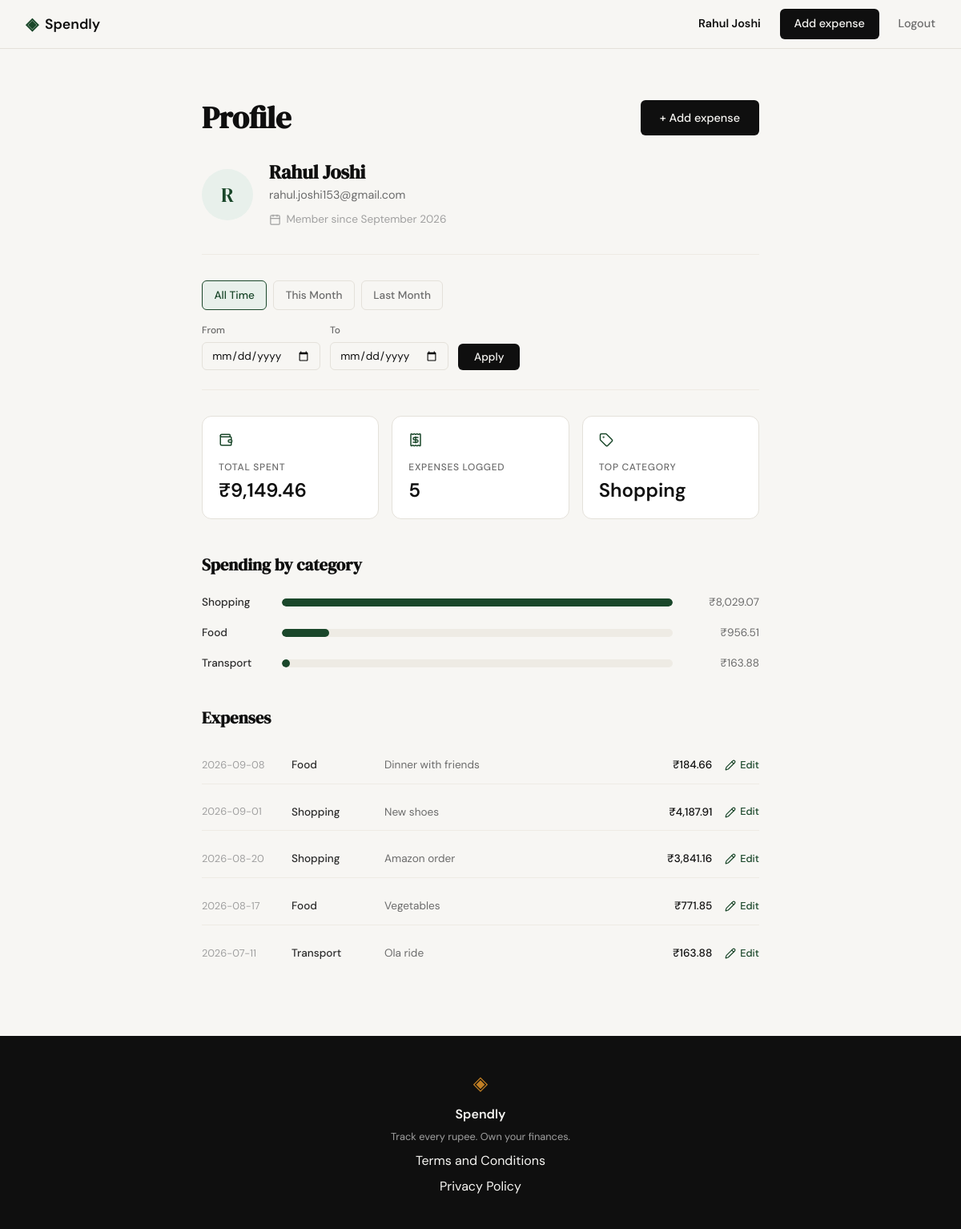
Screenshot of /profile (signed in) with the database file from the repository.
### tables this page shows
CREATE TABLE users (
    id            INTEGER PRIMARY KEY AUTOINCREMENT,
    name          TEXT NOT NULL,
    email         TEXT NOT NULL UNIQUE,
    password_hash TEXT NOT NULL,
    created_at    TEXT NOT NULL DEFAULT (datetime('now'))
);

CREATE TABLE expenses (
    id          INTEGER PRIMARY KEY AUTOINCREMENT,
    user_id     INTEGER NOT NULL REFERENCES users(id),
    amount      REAL    NOT NULL,
    category    TEXT    NOT NULL,
    date        TEXT    NOT NULL,          -- 'YYYY-MM-DD'
    description TEXT,
    created_at  TEXT    NOT NULL DEFAULT (datetime('now'))
);

### app.py (the view)
@app.route("/profile")
@login_required
def profile():
    start, end = _parse_date_range(request.args.get("start"), request.args.get("end"))
    is_filtered = start is not None
    params = [g.user["id"]]
    date_clause = ""
    if is_filtered:
        date_clause = " AND date >= ? AND date <= ?"
        params += [start, end]
    conn = get_db()
    try:
        summary = conn.execute(
            "SELECT COUNT(*) AS count, COALESCE(SUM(amount), 0) AS total "
            "FROM expenses WHERE user_id = ?" + date_clause,
            params,
        ).fetchone()
        rows = conn.execute(
            "SELECT category, SUM(amount) AS total "
            "FROM expenses WHERE user_id = ?" + date_clause + " "
            "GROUP BY category ORDER BY total DESC",
            params,
        ).fetchall()
        expenses = conn.execute(
            "SELECT id, amount, category, date, description "
            "FROM expenses WHERE user_id = ?" + date_clause + " "
            "ORDER BY date DESC, id DESC",
            params,
        ).fetchall()
    finally:
        conn.close()
    top_total = rows[0]["total"] if rows else 0
    breakdown = [
        {
            "category": row["category"],
            "total": row["total"],
            "pct": round(row["total"] / top_total * 100) if top_total else 0,
        }
        for row in rows
    ]
    top_category = rows[0]["category"] if rows else None
    if top_category:
        top_category_display = top_category
    elif is_filtered:
        top_category_display = "No expenses in this range"
    else:
        top_category_display = "No expenses yet"
    this_month_start, this_month_end = _month_range(0)
    last_month_start, last_month_end = _month_range(-1)
    return render_template(
        "profile.html",
        expense_count=summary["count"],
        total_spent=summary["total"],
        top_category_display=top_category_display,
        breakdown=breakdown,
        member_since=_month_year(g.user["created_at"]),
        selected_start=start or "",
        selected_end=end or "",
        is_filtered=is_filtered,
        active_filter=_classify_filter(start, end),
        this_month_start=this_month_start,
        this_month_end=this_month_end,
        last_month_start=last_month_start,
        last_month_end=last_month_end,
        expenses=expenses,
    )

### app.py (called while the page is built, shortened)
@app.before_request
def load_logged_in_user():
    user_id = session.get("user_id")
    if user_id is None:
        g.user = None
        return
    conn = get_db()
    try:
        g.user = conn.execute(
            "SELECT id, name, email, created_at FROM users WHERE id = ?", (user_id,)
        ).fetchone()
    finally:
        conn.close()

@app.context_processor
def inject_current_user():
    return {"current_user": g.get("user")}

def login_required(view):
    @wraps(view)
    def wrapped(*args, **kwargs):
        if g.user is None:
            return redirect(url_for("login"))
        return view(*args, **kwargs)
    return wrapped

def _month_year(timestamp):
    if not timestamp:
        return None
    try:
        return datetime.strptime(str(timestamp)[:19], "%Y-%m-%d %H:%M:%S").strftime(
            "%B %Y"
        )
    except ValueError:
        return None

@app.template_filter("rupees")
def rupees(value):
    try:
        amount = float(value)
    except (TypeError, ValueError):
        amount = 0.0
    return f"₹{amount:,.2f}"

def _parse_date_range(start_raw, end_raw):
    if not start_raw or not end_raw:
        return None, None

def _month_range(offset=0):
    today = date.today()
    month_index = today.month - 1 + offset
    year = today.year + month_index // 12
    month = month_index % 12 + 1
    start = date(year, month, 1)
    end = date(year, month, calendar.monthrange(year, month)[1])
    return start.strftime("%Y-%m-%d"), end.strftime("%Y-%m-%d")

def _classify_filter(start, end):
    if start is None:
        return "all_time"
    if (start, end) == _month_range(0):
        return "this_month"
    if (start, end) == _month_range(-1):
        return "last_month"
    return "custom"

### database/db.py (called while the page is built)
def get_db():
    conn = sqlite3.connect(DB_PATH)
    conn.row_factory = sqlite3.Row
    conn.execute("PRAGMA foreign_keys = ON")
    return conn

### templates/profile.html (shortened to what this page needs)
{% extends "base.html" %}
{% block head %}<link rel="stylesheet" href="{{ url_for('static', filename='css/profile.css') }}">{% endblock %}
{% block content %}
<section class="profile">
    <div class="profile-inner">
        <div class="profile-heading-row">
            <h1 class="profile-heading">Profile</h1>
            <a href="{{ url_for('add_expense') }}" class="btn-primary">+ Add expense</a>
        </div>
        <div class="profile-identity">
            <div class="profile-avatar">{{ current_user.name[:1] | upper }}</div>
            <div class="profile-identity-text">
                <h2 class="profile-name">{{ current_user.name }}</h2>
                <p class="profile-email">{{ current_user.email }}</p>
                {% if member_since %}
                <p class="profile-meta">
                    <i data-lucide="calendar"></i> Member since {{ member_since }}
                </p>
                {% endif %}
            </div>
        </div>
        <div class="profile-filter">
            <nav class="profile-filter-quick">
                <a href="{{ url_for('profile') }}"
                   class="profile-filter-link{{ ' active' if active_filter == 'all_time' else '' }}">All Time</a>
                <a href="{{ url_for('profile', start=this_month_start, end=this_month_end) }}"
                   class="profile-filter-link{{ ' active' if active_filter == 'this_month' else '' }}">This Month</a>
                <a href="{{ url_for('profile', start=last_month_start, end=last_month_end) }}"
                   class="profile-filter-link{{ ' active' if active_filter == 'last_month' else '' }}">Last Month</a>
            </nav>
            <form class="profile-filter-form" method="get" action="{{ url_for('profile') }}">
                <div class="profile-filter-field">
                    <label for="filter-start">From</label>
                    <input type="date" id="filter-start" name="start" class="form-input" value="{{ selected_start }}">
                </div>
                <div class="profile-filter-field">
                    <label for="filter-end">To</label>
                    <input type="date" id="filter-end" name="end" class="form-input" value="{{ selected_end }}">
                </div>
                <button type="submit" class="btn-primary profile-filter-submit">Apply</button>
            </form>
        </div>
        <div class="profile-stats">
            <div class="profile-stat-card">
                <span class="profile-stat-icon"><i data-lucide="wallet"></i></span>
                <span class="profile-stat-label">Total spent</span>
                <span class="profile-stat-value">{{ total_spent | rupees }}</span>
            </div>
            <div class="profile-stat-card">
                <span class="profile-stat-icon"><i data-lucide="receipt"></i></span>
                <span class="profile-stat-label">Expenses logged</span>
                <span class="profile-stat-value">{{ expense_count }}</span>
            </div>
            <div class="profile-stat-card">
                <span class="profile-stat-icon"><i data-lucide="tag"></i></span>
                <span class="profile-stat-label">Top category</span>
                <span class="profile-stat-value">{{ top_category_display }}</span>
            </div>
        </div>
        <div class="profile-breakdown">
            <h3 class="profile-breakdown-title">Spending by category</h3>
            {% if breakdown %}
            <ul class="profile-cat-list">
                {% for row in breakdown %}
                <li class="profile-cat-row">
                    <span class="profile-cat-label">{{ row.category }}</span>
                    <span class="profile-cat-track">
                        <span class="profile-cat-bar" style="width: {{ row.pct }}%"></span>
                    </span>
                    <span class="profile-cat-amount">{{ row.total | rupees }}</span>
                </li>
                {% endfor %}
            </ul>
            {% elif is_filtered %}
            <p class="profile-empty">
                No expenses in this range — try a different range or clear the
                filter.
            </p>
            {% else %}
            <p class="profile-empty">
                No expenses yet — once you start logging, your category breakdown
                shows up here.
            </p>
            {% endif %}
        </div>
        <div class="profile-expenses">
            <h3 class="profile-breakdown-title">Expenses</h3>
            {% if expenses %}
            <ul class="profile-expense-list">
                {% for row in expenses %}
                <li class="profile-expense-row">
                    <span class="profile-expense-date">{{ row.date }}</span>
                    <span class="profile-expense-category">{{ row.category }}</span>
                    <span class="profile-expense-description">{{ row.description or "—" }}</span>
                    <span class="profile-expense-amount">{{ row.amount | rupees }}</span>
                    <a href="{{ url_for('edit_expense', id=row.id) }}" class="profile-expense-edit">
                        <i data-lucide="pencil"></i> Edit
                    </a>
                </li>
                {% endfor %}
            </ul>
            {% elif is_filtered %}
            <p class="profile-empty">
                No expenses in this range — try a different range or clear the
                filter.
            </p>
            {% else %}
            <p class="profile-empty">
                No expenses yet — once you start logging, they'll show up here.
            </p>
            {% endif %}
        </div>
    </div>
</section>
{% endblock %}

### templates/base.html (shortened to what this page needs)
<!DOCTYPE html>
<html lang="en">
<head>
    <link rel="stylesheet" href="{{ url_for('static', filename='css/style.css') }}">
    {% block head %}{% endblock %}
</head>
<body>
    <nav class="navbar">
        <div class="nav-inner">
            <a href="{{ url_for('landing') }}" class="nav-brand">
                <span class="brand-icon">◈</span>
                <span class="brand-name">Spendly</span>
            </a>
            <div class="nav-links">
                {% if current_user %}
                <a href="{{ url_for('profile') }}" class="nav-user">{{ current_user.name }}</a>
                <a href="{{ url_for('add_expense') }}" class="nav-cta">Add expense</a>
                <a href="{{ url_for('logout') }}">Logout</a>
                {% else %}
                <a href="{{ url_for('login') }}">Sign in</a>
                <a href="{{ url_for('register') }}" class="nav-cta">Get started</a>
                {% endif %}
            </div>
        </div>
    </nav>
    <main class="main-content">
        {% block content %}{% endblock %}
    </main>
    <footer class="footer">
        <div class="footer-inner">
            <span class="brand-icon">◈</span>
            <span class="footer-name">Spendly</span>
            <p class="footer-copy">Track every rupee. Own your finances.</p>
            <a href="{{ url_for('terms') }}">Terms and Conditions</a>
            <a href="{{ url_for('privacy') }}">Privacy Policy</a>
        </div>
    </footer>
</body>
</html>

### static/css/style.css (style rules this page uses)
:root { --ink: #0f0f0f; --ink-soft: #2d2d2d; --ink-muted: #6b6b6b; --ink-faint: #a0a0a0; --paper: #f7f6f3; --paper-warm: #f0ede6; --paper-card: #ffffff; --accent: #1a472a; --accent-light: #e8f0eb; --accent-2: #c17f24; --accent-2-light: #fdf3e3; --danger: #c0392b; --danger-light: #fdecea; --border: #e4e1da; --border-soft: #eeebe4; --font-display: 'DM Serif Display', Georgia, serif; --font-body: 'DM Sans', system-ui, sans-serif; --max-width: 1200px; --auth-width: 440px; --radius-sm: 6px; --radius-md: 12px; --radius-lg: 20px; }
*, *::before, *::after { box-sizing: border-box; margin: 0; padding: 0; }
html { font-size: 16px; scroll-behavior: smooth; }
body { background: var(--paper); color: var(--ink); font-family: var(--font-body); font-size: 1rem; line-height: 1.6; -webkit-font-smoothing: antialiased; }
a { color: inherit; text-decoration: none; }
.navbar { position: sticky; top: 0; z-index: 100; background: var(--paper); border-bottom: 1px solid var(--border); padding: 0 2rem; }
.nav-inner { max-width: var(--max-width); margin: 0 auto; height: 60px; display: flex; align-items: center; justify-content: space-between; }
.nav-brand { display: flex; align-items: center; gap: 0.5rem; font-family: var(--font-body); font-weight: 600; font-size: 1.1rem; color: var(--ink); }
.brand-icon { color: var(--accent); font-size: 1.3rem; }
.brand-name { color: var(--ink); }
.nav-links { display: flex; align-items: center; gap: 1.5rem; font-size: 0.9rem; font-weight: 500; }
.nav-links a { color: var(--ink-muted); transition: color 0.2s; }
.nav-links a.nav-user { color: var(--ink); font-weight: 600; }
.nav-cta { background: var(--ink) !important; color: var(--paper) !important; padding: 0.45rem 1.1rem; border-radius: var(--radius-sm); transition: background 0.2s !important; }
.main-content { min-height: calc(100vh - 60px - 100px); }
.btn-primary { display: inline-block; background: var(--ink); color: var(--paper); padding: 0.65rem 1.5rem; border-radius: var(--radius-sm); font-family: var(--font-body); font-size: 0.9rem; font-weight: 500; cursor: pointer; border: none; transition: background 0.2s; text-decoration: none; }
.form-input { width: 100%; padding: 0.6rem 0.875rem; border: 1px solid var(--border); border-radius: var(--radius-sm); font-family: var(--font-body); font-size: 0.95rem; color: var(--ink); background: var(--paper); outline: none; transition: border-color 0.2s; }
.form-input::placeholder { color: var(--ink-faint); }
.footer { background: var(--ink); color: var(--paper); padding: 2.5rem 2rem; text-align: center; }
.footer-inner { display: flex; flex-direction: column; align-items: center; gap: 0.4rem; }
.footer .brand-icon { color: var(--accent-2); font-size: 1.5rem; }
.footer-name { font-weight: 600; font-size: 1rem; }
.footer-copy { font-size: 0.8rem; color: var(--ink-faint); }

### rows the page displays
users: name "Rahul Joshi", name "R", email "rahul.joshi153@gmail.com"
expenses: date "2026-09-08", category "Food", description "Dinner with friends", amount "₹184.66"
expenses: date "2026-09-01", category "Shopping", description "New shoes", amount "₹4,187.91"
expenses: date "2026-08-20", category "Shopping", description "Amazon order", amount "₹3,841.16"
expenses: date "2026-08-17", category "Food", description "Vegetables", amount "₹771.85"
expenses: date "2026-07-11", category "Transport", description "Ola ride", amount "₹163.88"

### other values shown
{{ member_since }} "September 2026"
{{ total_spent | rupees }} "₹9,149.46"
{{ expense_count }} "5"
{{ top_category_display }} "Shopping"
{{ row.category }} "Shopping" "Food" "Transport"
{{ row.total | rupees }} "₹8,029.07" "₹956.51" "₹163.88"
